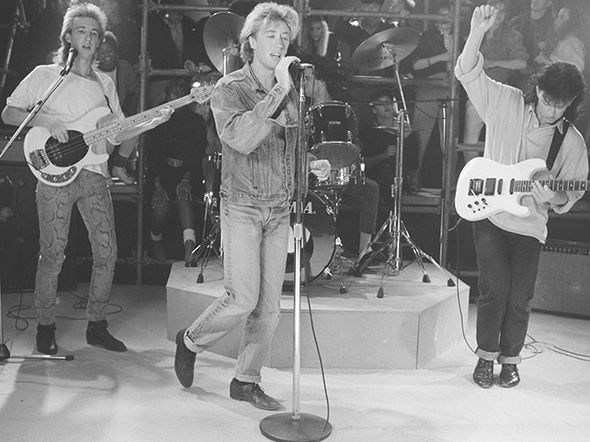
//> input picture FourierTransform/fouriertrans/image.jpg, 590 x 442 px, given in place of the camera
$ ./histogram_vid   (built with g++ and OpenCV 4)
//> lines starting //> are read from the running program, lines starting //| are printed output that depends on the picture; after the words box and inside, x2 and y2 are one past the last pixel; in counts of white or black regions, pixels touching at a corner belong together
#include "opencv2/highgui/highgui.hpp"
#include "opencv2/imgproc/imgproc.hpp"
#include <iostream>
#include <stdio.h>

using namespace cv;
using namespace std;

// FUNCTION TO DISPLAY HISTOGRAMS //

void show_histogram(std::string const& name, cv::Mat1b const& image)
{
    // Set histogram bins count
    int bins = 256;
    int histSize[] = { bins };
    // Set ranges for histogram bins
    float lranges[] = { 0, 256 };
    const float* ranges[] = { lranges };
    // create matrix for histogram
    cv::Mat hist;
    int channels[] = { 0 };

    // create matrix for histogram visualization
    int const hist_height = 256;
    cv::Mat3b hist_image = cv::Mat3b::zeros(hist_height, bins);

    cv::calcHist(&image, 1, channels, cv::Mat(), hist, 1, histSize, ranges, true, false);

    double max_val = 0;
    minMaxLoc(hist, 0, &max_val);

    // visualize each bin
    for (int b = 0; b < bins; b++) {
        float const binVal = hist.at<float>(b);
        int const height = cvRound(binVal * hist_height / max_val);
        cv::line
        (hist_image
            , cv::Point(b, hist_height - height), cv::Point(b, hist_height)
            , cv::Scalar::all(255)
            );
    }
    cv::imshow(name, hist_image);
}

int main(int, char**)
{
    VideoCapture cap(0); //open default cam
    if (!cap.isOpened()) {
        return -1;
    }

    namedWindow("vid", 1);

    while (1) {
        Mat frame_s, frame_d, eh;
        cap >> frame_s;
//> frame_s is the input picture: 442 rows x 590 cols, CV_8UC3; min 10, max 255, mean 130

        cvtColor(frame_s, frame_d, cv::COLOR_RGB2GRAY);
        cv::equalizeHist(frame_d, eh); //여기에서 계속 에러발생.
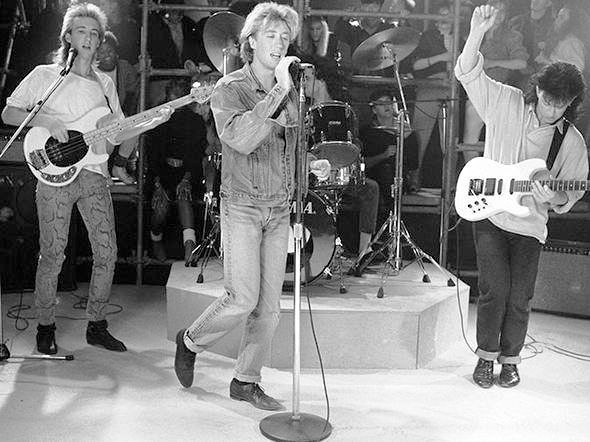
//> eh: 442 rows x 590 cols, CV_8UC1; min 0, max 255, mean 128.3

        show_histogram("inputIMG", frame_d);
//> in show_histogram, `cv::calcHist(&image, 1, channels, cv::Mat(), hist, 1, histSize, ranges..`: hist = 256 values, max 3442 at index 55, min 0 at index 0, mean 1018.7
//> in show_histogram, `minMaxLoc(hist, 0, &max_val);`: max_val = 3442
//> the loop in show_histogram, `for (int b = 0; b < bins; b++)` made 256 passes
//> (binVal, height) on passes 1 to 3: (0, 0), (0, 0), (0, 0)
//> after the loop in show_histogram, `for (int b = 0; b < bins; b++)`:
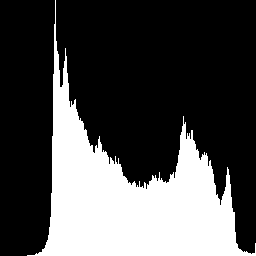
//> hist_image: 256 rows x 256 cols, CV_8UC3; 29.6% white; 1 white region, box (x1, y1, x2, y2) and area: (27, 0, 256, 256) 19391
        show_histogram("outputIMG", eh);
//> call 2 of show_histogram, with name = "outputIMG"
//> in show_histogram (call 2), `cv::calcHist(&image, 1, channels, cv::Mat(), hist, 1, histSize, ranges..`: hist = 256 values, max 3442 at index 14, min 0 at index 4, mean 1018.7
//> the loop in show_histogram (call 2), `for (int b = 0; b < bins; b++)` made 256 passes
//> (binVal, height) on passes 1 to 3: (429, 32), (848, 63), (1182, 88)
//> after the loop in show_histogram (call 2), `for (int b = 0; b < bins; b++)`:
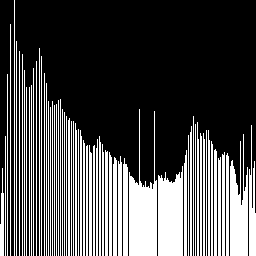
//> hist_image: 256 rows x 256 cols, CV_8UC3; 29.6% white; 65 white regions, largest, box (x1, y1, x2, y2) and area: (129, 109, 157, 256) 2205, (158, 166, 183, 256) 1967, (230, 134, 248, 256) 1455

        imshow("video_origin", frame_d);
        imshow("video_processed", eh);

        if (waitKey(30) == 'c') {
//> the Esc key is pressed
            break;
        }
    }

    return 0;
}
